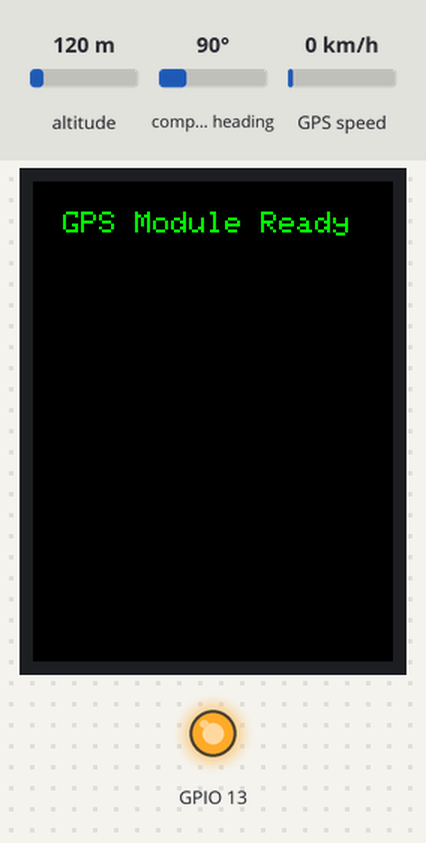
This sketch was run on a simulated ESP32. Parts: 240×320 colour display, output pins drawn as LEDs (lit = HIGH). Inputs (shaded band) come from the test bench; at power-on: altitude 120 m, compass heading 90°, GPS speed 0 km/h. The GPS gets a fix after 3 s at 37.7749, -122.4194 with 8 satellites; what the sketch prints to the serial monitor is not drawn.

Above: at 0.3 s.
At 2.5 s:
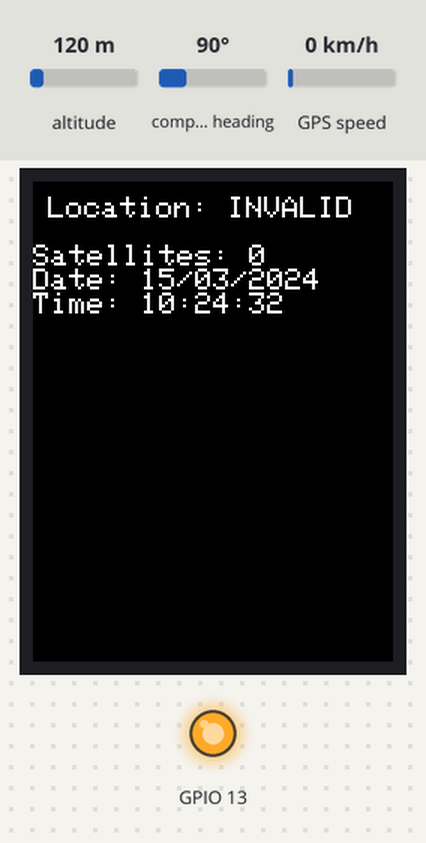
At 8.8 s:
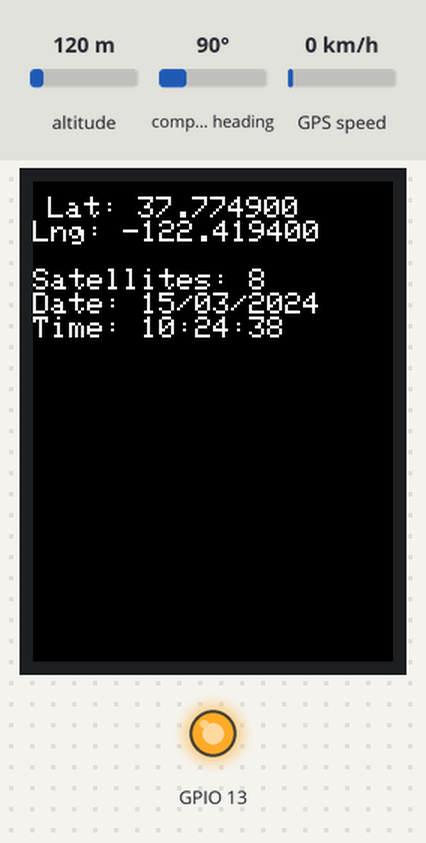
At 19.4 s:
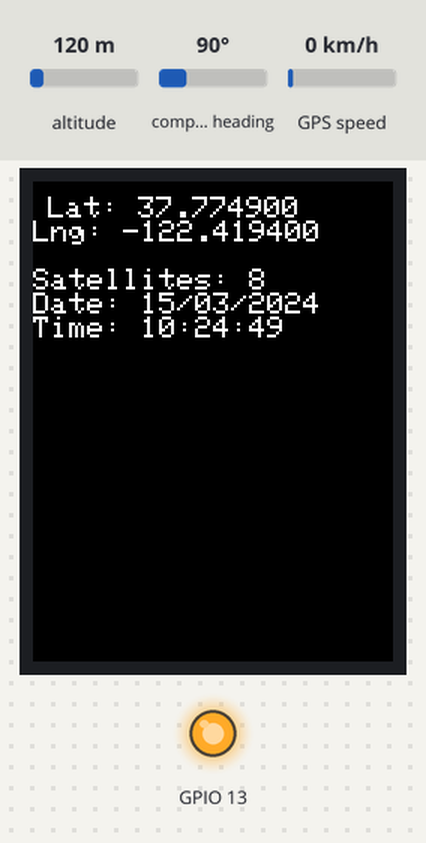
At 27.8 s:
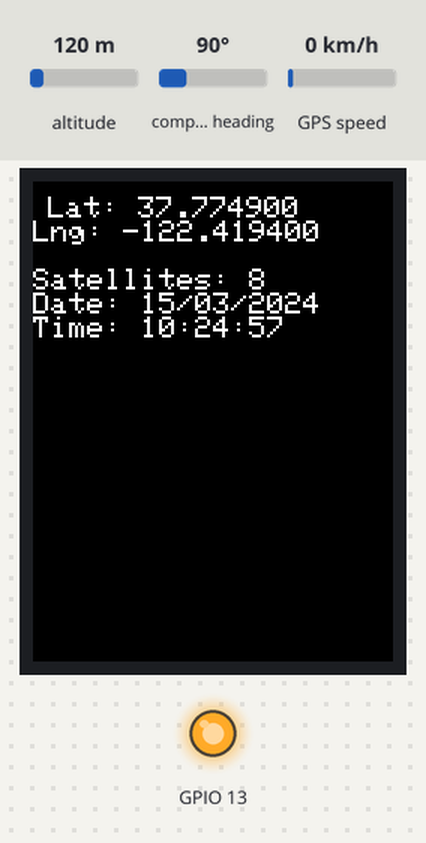
At 38.4 s:
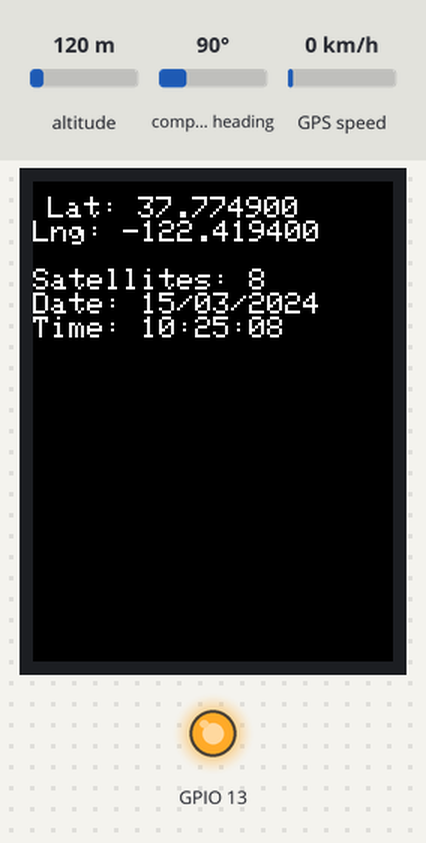

Measured:
- what the display in image 1 shows lasts 2.1 s, from 2.4 s to 4.5 s

The sketch:

gpsdisplay.ino
```cpp
#include <TinyGPS++.h>
#include <HardwareSerial.h>
#include <TFT_eSPI.h>
#include <SPI.h>

#define RXPin (33)
#define TXPin (32)

static const uint32_t GPSBaud = 9600;

// Objek TinyGPS++
TinyGPSPlus gps;

// Serial GPS (UART2)
HardwareSerial ss(2);

// Objek TFT
TFT_eSPI tft = TFT_eSPI();

void setup()
{
  Serial.begin(115200);
  ss.begin(GPSBaud, SERIAL_8N1, RXPin, TXPin, false);

  // Inisialisasi TFT
  tft.init();
  tft.setRotation(2);      // Atur orientasi
  tft.fillScreen(TFT_BLACK);
  tft.setTextColor(TFT_GREEN, TFT_BLACK);
  tft.setTextSize(2);
  tft.setCursor(20, 20);
  tft.println("GPS Module Ready");
  analogWrite(13,0);
  analogWrite(13,255);

  delay(2000);
  tft.fillScreen(TFT_BLACK);


  Serial.println(TinyGPSPlus::libraryVersion());
}

void loop()
{
  while (ss.available() > 0) {
    if (gps.encode(ss.read())) {
      displayInfo();
      delay(2000);
    }
  }
  if (millis() > 5000 && gps.charsProcessed() < 10)
  {
    Serial.println(F("No GPS detected: check wiring."));
    tft.fillScreen(TFT_BLACK);
    tft.setCursor(20, 40);
    tft.setTextColor(TFT_RED, TFT_BLACK);
    tft.println("No GPS detected!");
    while (true);
  }
}

void displayInfo()
{
  Serial.print(F("Location: "));

  tft.fillScreen(TFT_BLACK);   // Bersihkan layar
  tft.setCursor(10, 10);
  tft.setTextColor(TFT_WHITE, TFT_BLACK);
  tft.setTextSize(2);

  if (gps.location.isValid())
  {
    double lat = gps.location.lat();
    double lng = gps.location.lng();

    Serial.print(lat, 6);
    Serial.print(F(","));
    Serial.print(lng, 6);

    tft.printf("Lat: %.6f\n", lat);
    tft.printf("Lng: %.6f\n", lng);
  }
  else
  {
    Serial.print(F("INVALID"));
    tft.println("Location: INVALID");
  }

  Serial.println();

  // Tambahan: tampilkan info lain di layar
  tft.println();
  tft.printf("Satellites: %d\n", gps.satellites.value());

  if (gps.date.isValid() && gps.time.isValid())
  {
    tft.printf("Date: %02d/%02d/%d\n", gps.date.day(), gps.date.month(), gps.date.year());
    tft.printf("Time: %02d:%02d:%02d\n", gps.time.hour(), gps.time.minute(), gps.time.second());
  }
  else
  {
    tft.println("Date/Time: INVALID");
  }
}
```
